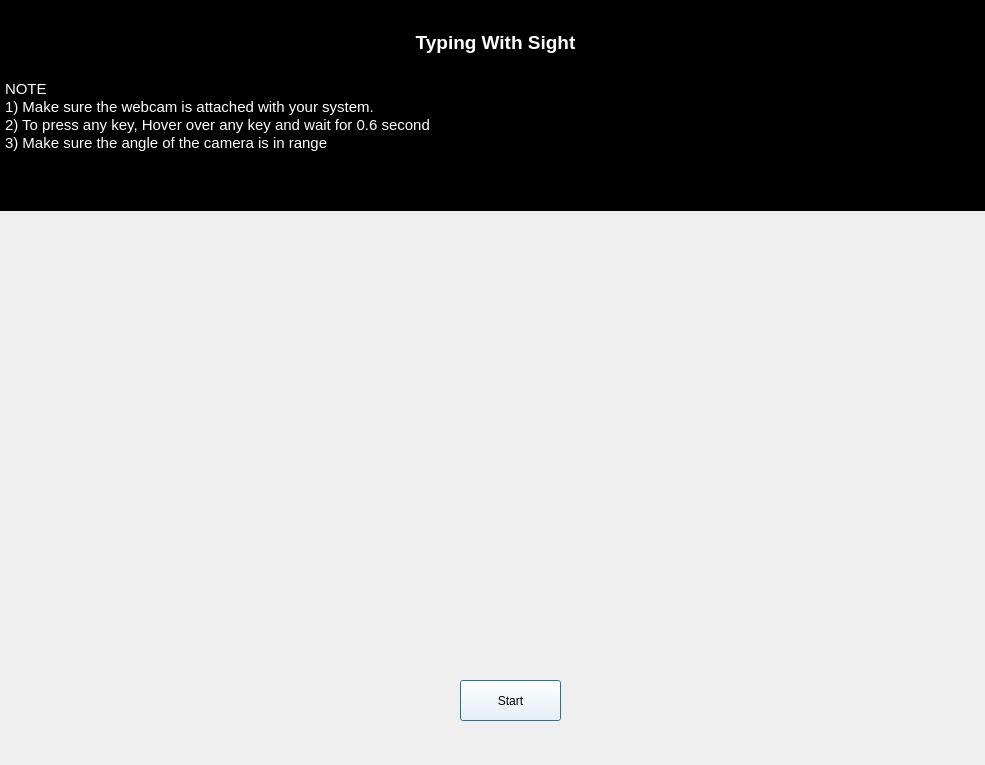
<?xml version="1.0" encoding="UTF-8"?>
<ui version="4.0">
 <class>Dialog</class>
 <widget class="QDialog" name="Dialog">
  <property name="geometry">
   <rect>
    <x>0</x>
    <y>0</y>
    <width>985</width>
    <height>765</height>
   </rect>
  </property>
  <property name="windowTitle">
   <string>Dialog</string>
  </property>
  <property name="styleSheet">
   <string notr="true"/>
  </property>
  <widget class="QPushButton" name="pushButton">
   <property name="geometry">
    <rect>
     <x>460</x>
     <y>680</y>
     <width>101</width>
     <height>41</height>
    </rect>
   </property>
   <property name="styleSheet">
    <string notr="true">background-color: rgb(255, 255, 255);
font: 10pt &quot;MS Shell Dlg 2&quot;;
color: rgb(0, 0, 0);</string>
   </property>
   <property name="text">
    <string>Start</string>
   </property>
   <property name="checkable">
    <bool>true</bool>
   </property>
   <property name="flat">
    <bool>false</bool>
   </property>
  </widget>
  <widget class="QTextEdit" name="textEdit">
   <property name="geometry">
    <rect>
     <x>0</x>
     <y>0</y>
     <width>991</width>
     <height>211</height>
    </rect>
   </property>
   <property name="styleSheet">
    <string notr="true">color: rgb(255, 255, 255);
background-color: rgb(0, 0, 0);</string>
   </property>
   <property name="html">
    <string>&lt;!DOCTYPE HTML PUBLIC &quot;-//W3C//DTD HTML 4.0//EN&quot; &quot;http://www.w3.org/TR/REC-html40/strict.dtd&quot;&gt;
&lt;html&gt;&lt;head&gt;&lt;meta name=&quot;qrichtext&quot; content=&quot;1&quot; /&gt;&lt;style type=&quot;text/css&quot;&gt;
p, li { white-space: pre-wrap; }
&lt;/style&gt;&lt;/head&gt;&lt;body style=&quot; font-family:'MS Shell Dlg 2'; font-size:7.8pt; font-weight:400; font-style:normal;&quot;&gt;
&lt;p align=&quot;center&quot; style=&quot;-qt-paragraph-type:empty; margin-top:0px; margin-bottom:0px; margin-left:0px; margin-right:0px; -qt-block-indent:0; text-indent:0px;&quot;&gt;&lt;br /&gt;&lt;/p&gt;
&lt;p align=&quot;center&quot; style=&quot;-qt-paragraph-type:empty; margin-top:0px; margin-bottom:0px; margin-left:0px; margin-right:0px; -qt-block-indent:0; text-indent:0px;&quot;&gt;&lt;br /&gt;&lt;/p&gt;
&lt;p align=&quot;center&quot; style=&quot; margin-top:0px; margin-bottom:0px; margin-left:0px; margin-right:0px; -qt-block-indent:0; text-indent:0px;&quot;&gt;&lt;span style=&quot; font-size:14pt; font-weight:600;&quot;&gt;Typing With Sight&lt;/span&gt;&lt;/p&gt;
&lt;p style=&quot;-qt-paragraph-type:empty; margin-top:0px; margin-bottom:0px; margin-left:0px; margin-right:0px; -qt-block-indent:0; text-indent:0px;&quot;&gt;&lt;br /&gt;&lt;/p&gt;
&lt;p style=&quot;-qt-paragraph-type:empty; margin-top:0px; margin-bottom:0px; margin-left:0px; margin-right:0px; -qt-block-indent:0; text-indent:0px;&quot;&gt;&lt;br /&gt;&lt;/p&gt;
&lt;p style=&quot; margin-top:0px; margin-bottom:0px; margin-left:0px; margin-right:0px; -qt-block-indent:0; text-indent:0px;&quot;&gt;&lt;span style=&quot; font-size:11pt;&quot;&gt;NOTE&lt;/span&gt;&lt;/p&gt;
&lt;p style=&quot; margin-top:0px; margin-bottom:0px; margin-left:0px; margin-right:0px; -qt-block-indent:0; text-indent:0px;&quot;&gt;&lt;span style=&quot; font-size:11pt;&quot;&gt;1) Make sure the webcam is attached with your system.&lt;/span&gt;&lt;/p&gt;
&lt;p style=&quot; margin-top:0px; margin-bottom:0px; margin-left:0px; margin-right:0px; -qt-block-indent:0; text-indent:0px;&quot;&gt;&lt;span style=&quot; font-size:11pt;&quot;&gt;2) To press any key, Hover over any key and wait for 0.6 second &lt;/span&gt;&lt;/p&gt;
&lt;p style=&quot; margin-top:0px; margin-bottom:0px; margin-left:0px; margin-right:0px; -qt-block-indent:0; text-indent:0px;&quot;&gt;&lt;span style=&quot; font-size:11pt;&quot;&gt;3) Make sure the angle of the camera is in range &lt;/span&gt;&lt;/p&gt;&lt;/body&gt;&lt;/html&gt;</string>
   </property>
  </widget>
  <widget class="QLabel" name="label">
   <property name="geometry">
    <rect>
     <x>-20</x>
     <y>210</y>
     <width>1011</width>
     <height>561</height>
    </rect>
   </property>
   <property name="styleSheet">
    <string notr="true">background-image: url(yaa.jpeg);</string>
   </property>
   <property name="text">
    <string/>
   </property>
  </widget>
  <zorder>textEdit</zorder>
  <zorder>label</zorder>
  <zorder>pushButton</zorder>
 </widget>
 <resources>
  <include location="GUI.qrc"/>
 </resources>
 <connections/>
</ui>
